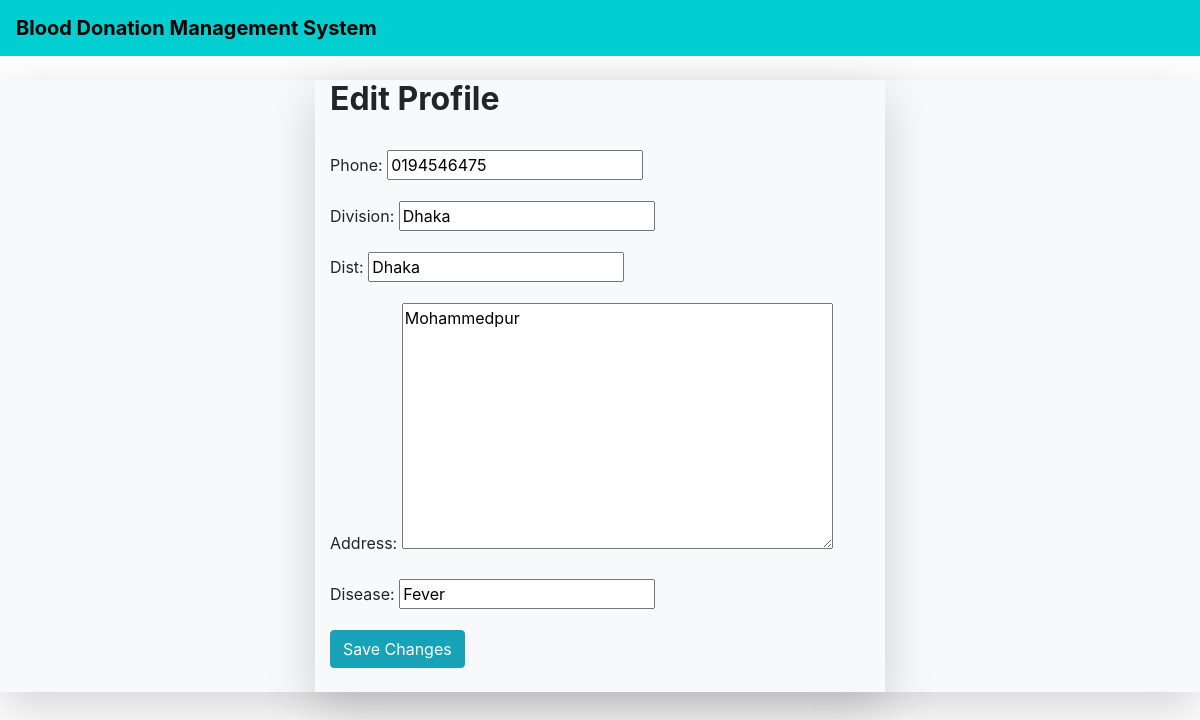
Screenshot of /patient_edit_profile/ (signed in) with the database file from the repository.
### home/models.py (models this page shows, shortened)
class Patient(models.Model):
    patient = models.OneToOneField(User, on_delete=models.CASCADE, blank=True, null=True)
    date_of_birth = models.CharField(max_length=100)
    phone = models.CharField(max_length=10)
    division = models.CharField(max_length=100)
    dist = models.CharField(max_length=100)
    address = models.TextField(max_length=500, default="")
    blood_group = models.ForeignKey(BloodGroup, on_delete=models.CASCADE)
    disease=models.CharField(max_length=200)
    gender = models.CharField(max_length=10)

### home/views.py (the view)
# urls.py: path('patient_edit_profile/', views.patient_edit_profile, name='patient_edit_profile'),
def patient_edit_profile(request):
    if request.method == 'POST':
        form = EditProfileForm(request.POST, instance=request.user.patient)
        if form.is_valid():
            form.save()
            return redirect('patient_profile')  # Change 'profile' to the URL of your profile page
    else:
        form = EditProfileForm(instance=request.user.patient)
    return render(request, 'patient_edit_profile.html', {'form': form})

### home/forms.py
class EditProfileForm(forms.ModelForm):
    class Meta:
        model = Patient
        fields = [ 'phone', 'division', 'dist', 'address', 'disease']

### home/templates/patient_edit_profile.html (shortened to what this page needs)
{% extends 'base.html' %}
{% block body %}
<!DOCTYPE html>
<html lang="en">
<head>
</head>
<body>
    <div class="container-fluid shadow-lg bg-light">
       <div class="row">
          <div class="col-md-3"></div>
          <div class="col-md-6">
            <div class="container-fluid shadow-lg bg-light">
                <h2><strong>Edit Profile</strong></h2><br>
                <form method="post">
                    {{ form.as_p }}
                    <button type="submit" class="btn btn-info">Save Changes</button>
                </form><br>
            </div>
           </div>
        </div>
    </div>
</body>
</html>
{% endblock %}

### home/templates/base.html (style rules this page uses)
body { background-color:; }

### rows the page displays
Patient: phone "0194546475", division "Dhaka", dist "Dhaka", address "Mohammedpur", disease "Fever"
